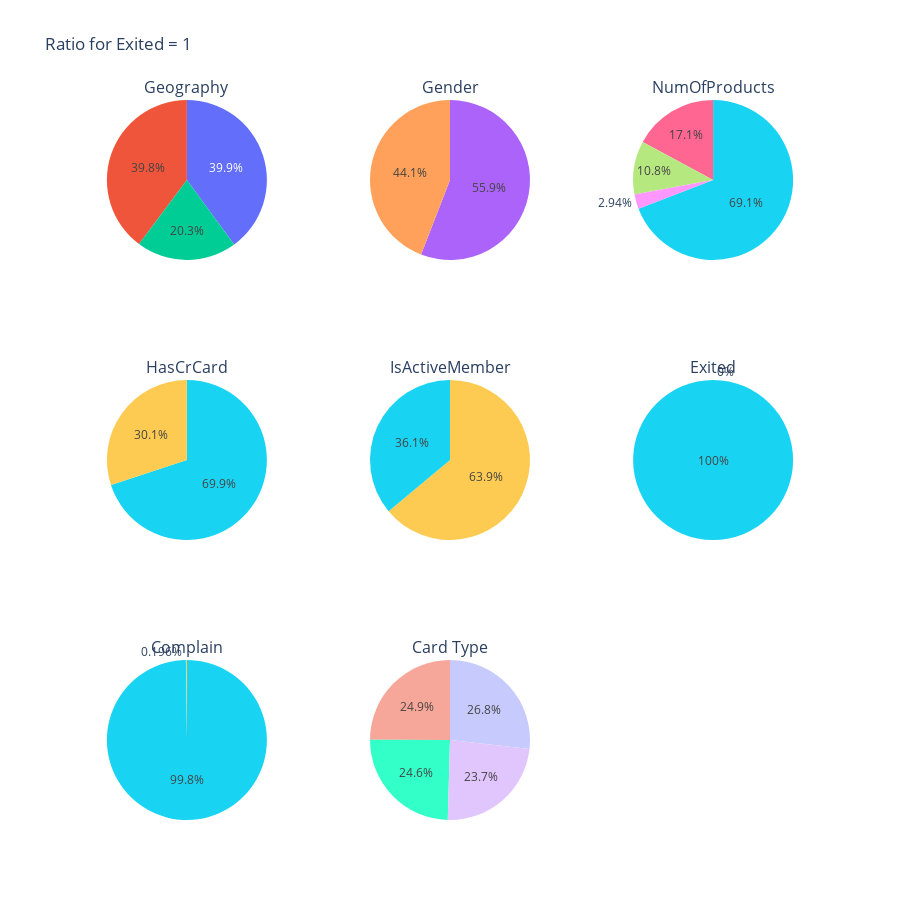

The cell this chart's notebook holds for it:
### Code cell
plot_categorical_pie_charts(binary_to_categorical_exited, 3, 3, "Ratio for Exited = 1")

### Figure 1 — Plotly figure (JSON) as saved in the notebook; plotly's stock layout.template omitted (floating-point values rounded to 4 significant figures)
{"data": [{"domain": {"x": [0, 0.2889], "y": [0.7778, 1]}, "labels": ["Germany", "France", "Spain"], "name": "Geography", "type": "pie", "values": [814, 811, 413]}, {"domain": {"x": [0.3556, 0.6444], "y": [0.7778, 1]}, "labels": ["Female", "Male"], "name": "Gender", "type": "pie", "values": [1139, 899]}, {"domain": {"x": [0.7111, 1], "y": [0.7778, 1]}, "labels": [1, 2, 3, 4], "name": "NumOfProducts", "type": "pie", "values": [1409, 349, 220, 60]}, {"domain": {"x": [0, 0.2889], "y": [0.3889, 0.6111]}, "labels": [1, 0], "name": "HasCrCard", "type": "pie", "values": [1425, 613]}, {"domain": {"x": [0.3556, 0.6444], "y": [0.3889, 0.6111]}, "labels": [0, 1], "name": "IsActiveMember", "type": "pie", "values": [1303, 735]}, {"domain": {"x": [0.7111, 1], "y": [0.3889, 0.6111]}, "labels": [1, 0], "name": "Exited", "type": "pie", "values": [2038, 0]}, {"domain": {"x": [0, 0.2889], "y": [0, 0.2222]}, "labels": [1, 0], "name": "Complain", "type": "pie", "values": [2034, 4]}, {"domain": {"x": [0.3556, 0.6444], "y": [0, 0.2222]}, "labels": ["DIAMOND", "PLATINUM", "SILVER", "GOLD"], "name": "Card Type", "type": "pie", "values": [546, 508, 502, 482]}], "layout": {"annotations": [{"font": {"size": 16}, "showarrow": false, "text": "Geography", "x": 0.1444, "xanchor": "center", "xref": "paper", "y": 1, "yanchor": "bottom", "yref": "paper"}, {"font": {"size": 16}, "showarrow": false, "text": "Gender", "x": 0.5, "xanchor": "center", "xref": "paper", "y": 1, "yanchor": "bottom", "yref": "paper"}, {"font": {"size": 16}, "showarrow": false, "text": "NumOfProducts", "x": 0.8556, "xanchor": "center", "xref": "paper", "y": 1, "yanchor": "bottom", "yref": "paper"}, {"font": {"size": 16}, "showarrow": false, "text": "HasCrCard", "x": 0.1444, "xanchor": "center", "xref": "paper", "y": 0.6111, "yanchor": "bottom", "yref": "paper"}, {"font": {"size": 16}, "showarrow": false, "text": "IsActiveMember", "x": 0.5, "xanchor": "center", "xref": "paper", "y": 0.6111, "yanchor": "bottom", "yref": "paper"}, {"font": {"size": 16}, "showarrow": false, "text": "Exited", "x": 0.8556, "xanchor": "center", "xref": "paper", "y": 0.6111, "yanchor": "bottom", "yref": "paper"}, {"font": {"size": 16}, "showarrow": false, "text": "Complain", "x": 0.1444, "xanchor": "center", "xref": "paper", "y": 0.2222, "yanchor": "bottom", "yref": "paper"}, {"font": {"size": 16}, "showarrow": false, "text": "Card Type", "x": 0.5, "xanchor": "center", "xref": "paper", "y": 0.2222, "yanchor": "bottom", "yref": "paper"}], "height": 900, "showlegend": false, "title": {"text": "Ratio for Exited = 1"}}}
